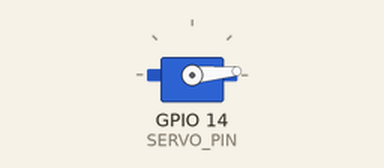
Recording of a sketch running on a simulated ESP32. Parts: servo.

Above: at 0.05 s.
At 0.45 s:
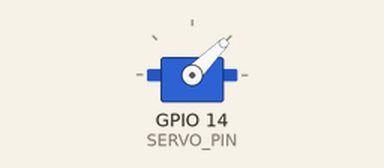
At 0.9 s:
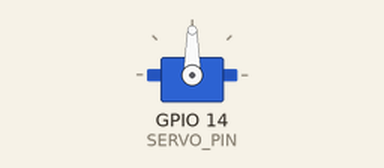
At 1.8 s:
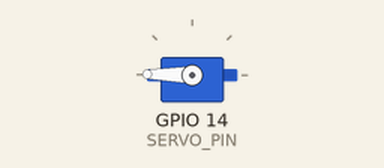
Timing chart, 0 to 4.1 s (numbered marks = the images above):
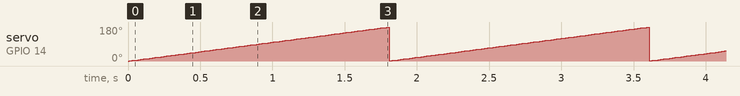

Measured:
- by itself, servo on GPIO 14 (SERVO_PIN): ramps from 1° to 179° and jumps back, once every 1.8 s

The sketch:

servo_wiper.ino
```cpp
#include <ESP32Servo.h>

#define SERVO_PIN 14

Servo myServo;

void setup() {
  myServo.attach(SERVO_PIN);
  myServo.write(0);
}

void loop() {
  for (int position = 0; position < 180; position++) {
    myServo.write(position);
    delay(10);
  }
}
```
